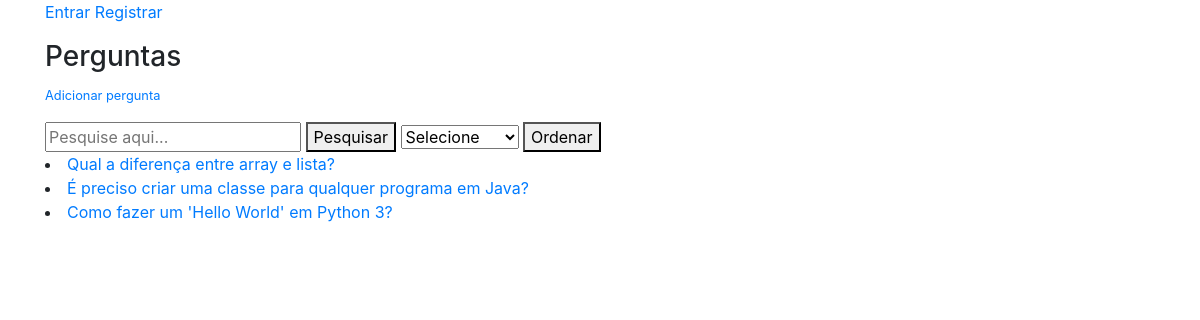
The app's page /forum/ with its own data.
### forum/models.py (models this page shows, shortened)
class Question(models.Model):
    user = models.ForeignKey(User, on_delete=models.CASCADE)
    title = models.CharField(max_length=120)
    text = models.TextField(max_length=500)
    views = models.IntegerField(default=0)
    likes = models.ManyToManyField(User, related_name='likes')
    tags = models.TextField(help_text='Separar tags por vírgula.')
    published = models.DateTimeField(auto_now_add=True)
    updated = models.DateTimeField(auto_now=True)
    slug = models.SlugField(max_length=200, blank=True, null=True)
    objects = QuestionManager()
    class Meta:
        ordering = ['-published']
    def __str__(self):
        return self.title
    def get_absolute_url(self):
        return reverse('forum:detail', kwargs={'slug': self.slug})

### forum/views.py (the view)
# urls.py: path('', views.QuestionListView.as_view(), name='questions'),
class QuestionListView(ListView):
    def get_queryset(self):
        query = self.request.GET.get('query')
        ordering = self.request.GET.get('ordering')
        if query:
            queryset = Question.objects.all().search(query)
        else:
            queryset = Question.objects.all()
        if ordering:
            queryset = queryset.order_by(ordering)
        return queryset

### forum/models.py (called while the page is built)
    def get_queryset(self):
        return QuestionQuerySet(self.model, using=self._db)

### forum/templates/forum/question_list.html (shortened to what this page needs)
{% extends 'base.html' %}
{% block content %}
    <p><h3>Perguntas</h3> <small><a href="{% url 'forum:create' %}" >Adicionar pergunta</a></small></p>
    <form method="get">
        <input type="text" name="query" placeholder="Pesquise aqui..." value="{{ request.GET.query }}">
        <button type="submit">Pesquisar</button>
        <select name="ordering">
            <option value="">Selecione</option>
        </select>
        <button type="submit">Ordenar</button>
    </form>
        {% for question in question_list %}
            <li><a href="{{ question.get_absolute_url }}">{{ question }}</a></li>
        {% endfor %}
{% endblock  %}

### records on screen
Question: title "Qual a diferença entre array e lista?"
Question: title "É preciso criar uma classe para qualquer programa em Java?"
Question: title "Como fazer um 'Hello World' em Python 3?"
